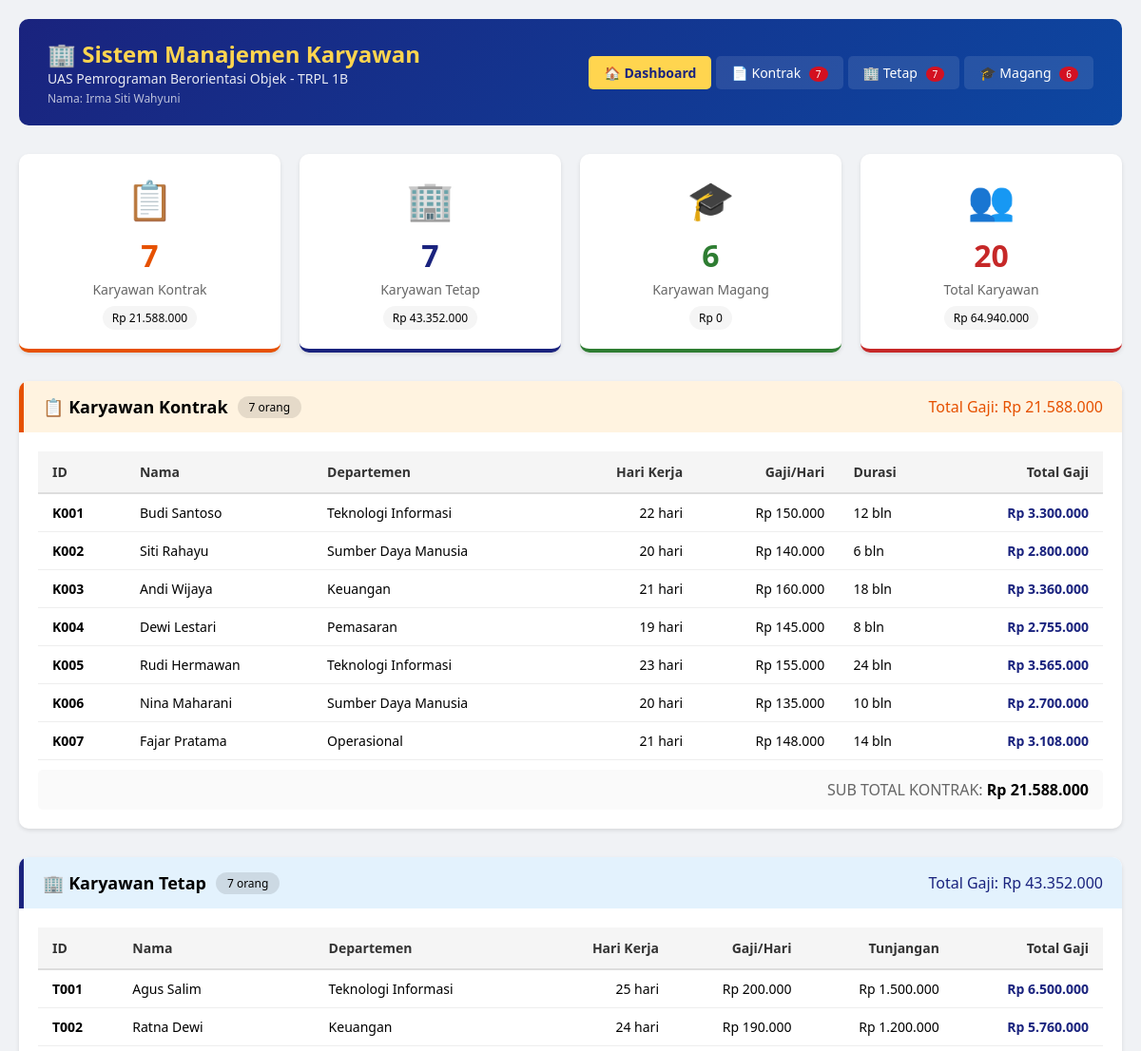
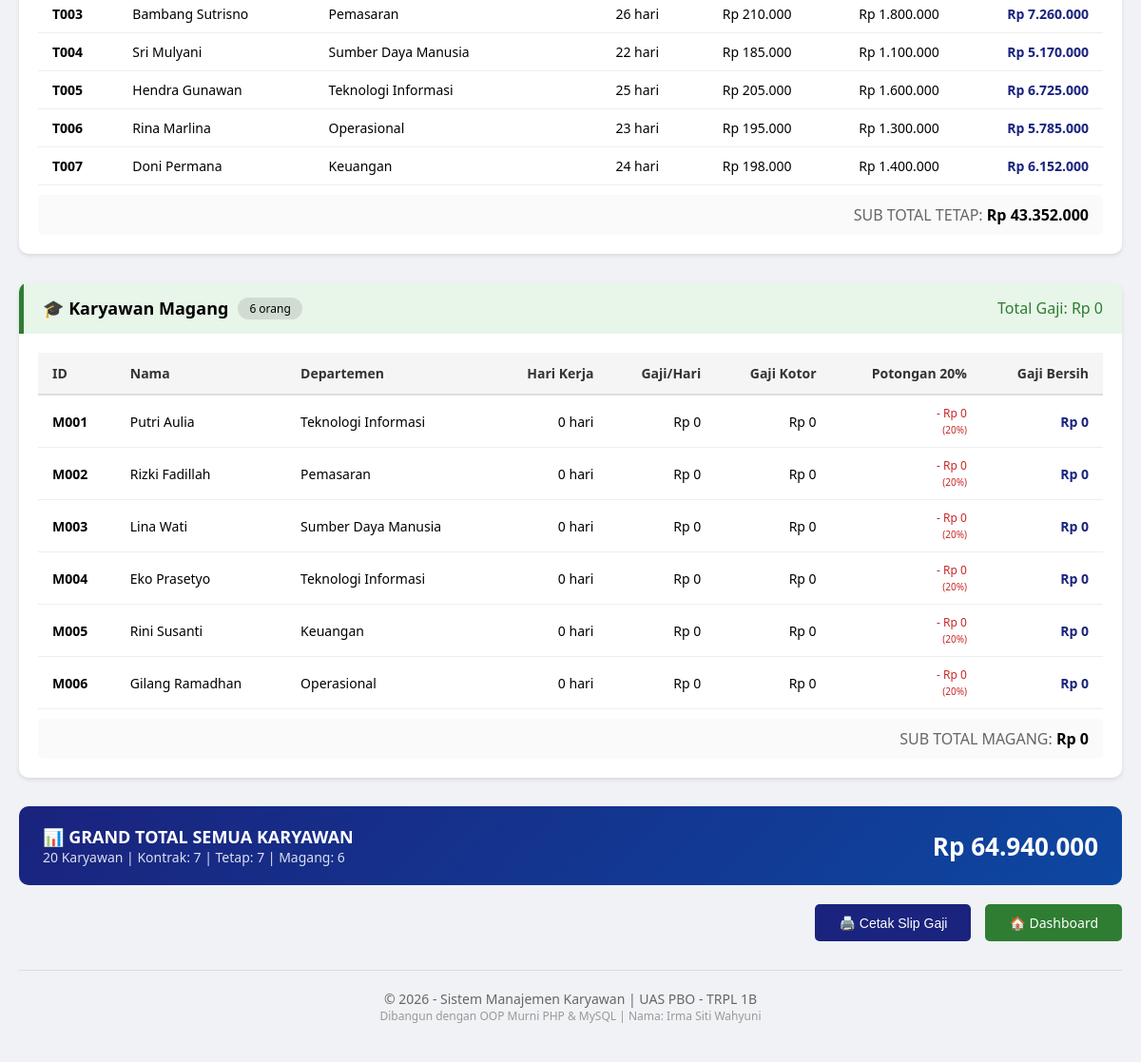
The page / on the database its author committed (2 pictures, top to bottom).
### tables this page shows
CREATE TABLE `tabel_karyawan` (
  `id_karyawan` varchar(20) NOT NULL,
  `nama_karyawan` varchar(100) NOT NULL,
  `departemen` varchar(50) NOT NULL,
  `hari_kerja_masuk` int NOT NULL,
  `gaji_dasar_per_hari` decimal(15,2) NOT NULL,
  `jenis_karyawan` enum('Kontrak','Tetap','Magang') NOT NULL,
  `durasi_kontrak_bulan` int DEFAULT NULL,
  `agensi_penyalur` varchar(100) DEFAULT NULL,
  `tunjangan_kesehatan` decimal(15,2) DEFAULT NULL,
  `opsi_saham_id` varchar(50) DEFAULT NULL,
  `uang_saku_bulanan` decimal(15,2) DEFAULT NULL,
  `sertifikat_kampus_merdeka` varchar(200) DEFAULT NULL
);

### index.php (the view, shortened to what the rows shown need)
<?php
require_once 'config/koneksi.php';
require_once 'models/Karyawan.php';
require_once 'models/KaryawanKontrak.php';
require_once 'models/KaryawanTetap.php';
require_once 'models/KaryawanMagang.php';
global $koneksi;
$sql = "SELECT * FROM tabel_karyawan ORDER BY jenis_karyawan, id_karyawan";
$result = $koneksi->query($sql);
$dataKontrak = [];
$dataTetap = [];
$dataMagang = [];
if ($result && $result->num_rows > 0) {
    while ($row = $result->fetch_assoc()) {
        $jenis = $row['jenis_karyawan'];
        switch ($jenis) {
            case 'Kontrak':
                $karyawan = new KaryawanKontrak(
                    $row['id_karyawan'],
                    $row['nama_karyawan'],
                    $row['departemen'],
                    $row['hari_kerja_masuk'],
                    $row['gaji_dasar_per_hari'],
                    $row['durasi_kontrak_bulan'],
                    $row['agensi_penyalur']
                );
                $dataKontrak[] = $karyawan;
                break;
            case 'Tetap':
                $karyawan = new KaryawanTetap(
                    $row['id_karyawan'],
                    $row['nama_karyawan'],
                    $row['departemen'],
                    $row['hari_kerja_masuk'],
                    $row['gaji_dasar_per_hari'],
                    $row['tunjangan_kesehatan'],
                    $row['opsi_saham_id']
                );
                $dataTetap[] = $karyawan;
                break;
            case 'Magang':
                $karyawan = new KaryawanMagang(
                    $row['id_karyawan'],
                    $row['nama_karyawan'],
                    $row['departemen'],
                    $row['hari_kerja_masuk'],
                    $row['gaji_dasar_per_hari'],
                    $row['uang_saku_bulanan'],
                    $row['sertifikat_kampus_merdeka']
                );
                $dataMagang[] = $karyawan;
                break;
        }
    }
}
$totalKontrak = count($dataKontrak);
$totalTetap = count($dataTetap);
$totalMagang = count($dataMagang);
$tab = isset($_GET['tab']) ? $_GET['tab'] : 'dashboard';
?>
<!DOCTYPE html>
<html lang="id">
<head>
</head>
<body>
    <div class="container">
        <div class="header">
            <div class="header-left">
                <h1>🏢 <span>Sistem Manajemen Karyawan</span></h1>
            </div>
        </div>
        <?php if ($tab == 'dashboard'): ?>
            <div class="kategori-section">
                <div class="kategori-header kontrak" onclick="window.location.href='?tab=kontrak'">
                    <h2>
                        📋 Karyawan Kontrak
                        <span class="badge"><?= $totalKontrak ?> orang</span>
                    </h2>
                </div>
                <div class="kategori-body">
                    <?php if (count($dataKontrak) > 0): ?>
                        <table>
                            <thead>
                                <tr>
                                    <th>ID</th>
                                    <th>Nama</th>
                                    <th>Departemen</th>
                                    <th class="text-right">Hari Kerja</th>
                                    <th class="text-right">Gaji/Hari</th>
                                    <th>Durasi</th>
                                    <th class="text-right">Total Gaji</th>
                                </tr>
                            </thead>
                            <tbody>
                                <?php foreach ($dataKontrak as $k): ?>
                                    <tr>
                                        <td><strong><?= $k->id_karyawan ?></strong></td>
                                        <td><?= $k->nama_karyawan ?></td>
                                        <td><?= $k->departemen ?></td>
                                        <td class="text-right"><?= $k->hariKerjaMasuk ?> hari</td>
                                        <td class="text-right">Rp <?= number_format($k->gajiDasarPerHari, 0, ',', '.') ?></td>
                                        <td><?= $k->durasiKontrakBulan ?> bln</td>
                                        <td class="text-right gaji-total">
                                            Rp <?= number_format($k->hitungGajiBersih(), 0, ',', '.') ?>
                                        </td>
                                    </tr>
                                <?php endforeach; ?>
                            </tbody>
                        </table>
                    <?php endif; ?>
                </div>
            </div>
            <div class="kategori-section">
                <div class="kategori-header tetap" onclick="window.location.href='?tab=tetap'">
                    <h2>
                        🏢 Karyawan Tetap
                        <span class="badge"><?= $totalTetap ?> orang</span>
                    </h2>
                </div>
                <div class="kategori-body">
                    <?php if (count($dataTetap) > 0): ?>
                        <table>
                            <thead>
                                <tr>
                                    <th>ID</th>
                                    <th>Nama</th>
                                    <th>Departemen</th>
                                    <th class="text-right">Hari Kerja</th>
                                    <th class="text-right">Gaji/Hari</th>
                                    <th class="text-right">Tunjangan</th>
                                    <th class="text-right">Total Gaji</th>
                                </tr>
                            </thead>
                            <tbody>
                                <?php foreach ($dataTetap as $k): ?>
                                    <tr>
                                        <td><strong><?= $k->id_karyawan ?></strong></td>
                                        <td><?= $k->nama_karyawan ?></td>
                                        <td><?= $k->departemen ?></td>
                                        <td class="text-right"><?= $k->hariKerjaMasuk ?> hari</td>
                                        <td class="text-right">Rp <?= number_format($k->gajiDasarPerHari, 0, ',', '.') ?></td>
                                        <td class="text-right">Rp <?= number_format($k->tunjanganKesehatan, 0, ',', '.') ?></td>
                                        <td class="text-right gaji-total">
                                            Rp <?= number_format($k->hitungGajiBersih(), 0, ',', '.') ?>
                                        </td>
                                    </tr>
                                <?php endforeach; ?>
                            </tbody>
                        </table>
                    <?php endif; ?>
                </div>
            </div>
            <div class="kategori-section">
                <div class="kategori-header magang" onclick="window.location.href='?tab=magang'">
                    <h2>
                        🎓 Karyawan Magang
                        <span class="badge"><?= $totalMagang ?> orang</span>
                    </h2>
                </div>
                <div class="kategori-body">
                    <?php if (count($dataMagang) > 0): ?>
                        <table>
                            <thead>
                                <tr>
                                    <th>ID</th>
                                    <th>Nama</th>
                                    <th>Departemen</th>
                                    <th class="text-right">Hari Kerja</th>
                                    <th class="text-right">Gaji/Hari</th>
                                    <th class="text-right">Gaji Kotor</th>
                                    <th class="text-right">Potongan 20%</th>
                                    <th class="text-right">Gaji Bersih</th>
                                </tr>
                            </thead>
                            <tbody>
                                <?php foreach ($dataMagang as $k):
                                    $gajiKotor = $k->hariKerjaMasuk * $k->gajiDasarPerHari;
                                    $potongan = $gajiKotor * 0.20;
                                ?>
                                    <tr>
                                        <td><strong><?= $k->id_karyawan ?></strong></td>
                                        <td><?= $k->nama_karyawan ?></td>
                                        <td><?= $k->departemen ?></td>
                                        <td class="text-right"><?= $k->hariKerjaMasuk ?> hari</td>
                                        <td class="text-right">Rp <?= number_format($k->gajiDasarPerHari, 0, ',', '.') ?></td>
                                        <td class="text-right">Rp <?= number_format($gajiKotor, 0, ',', '.') ?></td>
                                        <td class="text-right gaji-potongan">
                                            - Rp <?= number_format($potongan, 0, ',', '.') ?>
                                            <br><small>(20%)</small>
                                        </td>
                                        <td class="text-right gaji-total">
                                            Rp <?= number_format($k->hitungGajiBersih(), 0, ',', '.') ?>
                                        </td>
                                    </tr>
                                <?php endforeach; ?>
                            </tbody>
                        </table>
                    <?php endif; ?>
                </div>
            </div>
        <?php endif; ?>
    </div>
</body>
</html>

### rows shown on the page
tabel_karyawan: id_karyawan "K001", nama_karyawan "Budi Santoso", departemen "Teknologi Informasi", hari_kerja_masuk "22", gaji_dasar_per_hari "150.000", durasi_kontrak_bulan "12", $k->hitungGajiBersih() "3.300.000"
tabel_karyawan: id_karyawan "K002", nama_karyawan "Siti Rahayu", departemen "Sumber Daya Manusia", hari_kerja_masuk "20", gaji_dasar_per_hari "140.000", durasi_kontrak_bulan "6", $k->hitungGajiBersih() "2.800.000"
tabel_karyawan: id_karyawan "K003", nama_karyawan "Andi Wijaya", departemen "Keuangan", hari_kerja_masuk "21", gaji_dasar_per_hari "160.000", durasi_kontrak_bulan "18", $k->hitungGajiBersih() "3.360.000"
tabel_karyawan: id_karyawan "K004", nama_karyawan "Dewi Lestari", departemen "Pemasaran", hari_kerja_masuk "19", gaji_dasar_per_hari "145.000", durasi_kontrak_bulan "8", $k->hitungGajiBersih() "2.755.000"
tabel_karyawan: id_karyawan "K005", nama_karyawan "Rudi Hermawan", departemen "Teknologi Informasi", hari_kerja_masuk "23", gaji_dasar_per_hari "155.000", durasi_kontrak_bulan "24", $k->hitungGajiBersih() "3.565.000"
tabel_karyawan: id_karyawan "K006", nama_karyawan "Nina Maharani", departemen "Sumber Daya Manusia", hari_kerja_masuk "20", gaji_dasar_per_hari "135.000", durasi_kontrak_bulan "10", $k->hitungGajiBersih() "2.700.000"
tabel_karyawan: id_karyawan "K007", nama_karyawan "Fajar Pratama", departemen "Operasional", hari_kerja_masuk "21", gaji_dasar_per_hari "148.000", durasi_kontrak_bulan "14", $k->hitungGajiBersih() "3.108.000"
tabel_karyawan: id_karyawan "T001", nama_karyawan "Agus Salim", departemen "Teknologi Informasi", hari_kerja_masuk "25", gaji_dasar_per_hari "200.000", tunjangan_kesehatan "1.500.000", $k->hitungGajiBersih() "6.500.000"
tabel_karyawan: id_karyawan "T002", nama_karyawan "Ratna Dewi", departemen "Keuangan", hari_kerja_masuk "24", gaji_dasar_per_hari "190.000", tunjangan_kesehatan "1.200.000", $k->hitungGajiBersih() "5.760.000"
tabel_karyawan: id_karyawan "T003", nama_karyawan "Bambang Sutrisno", departemen "Pemasaran", hari_kerja_masuk "26", gaji_dasar_per_hari "210.000", tunjangan_kesehatan "1.800.000", $k->hitungGajiBersih() "7.260.000"
tabel_karyawan: id_karyawan "T004", nama_karyawan "Sri Mulyani", departemen "Sumber Daya Manusia", hari_kerja_masuk "22", gaji_dasar_per_hari "185.000", tunjangan_kesehatan "1.100.000", $k->hitungGajiBersih() "5.170.000"
tabel_karyawan: id_karyawan "T005", nama_karyawan "Hendra Gunawan", departemen "Teknologi Informasi", hari_kerja_masuk "25", gaji_dasar_per_hari "205.000", tunjangan_kesehatan "1.600.000", $k->hitungGajiBersih() "6.725.000"
tabel_karyawan: id_karyawan "T006", nama_karyawan "Rina Marlina", departemen "Operasional", hari_kerja_masuk "23", gaji_dasar_per_hari "195.000", tunjangan_kesehatan "1.300.000", $k->hitungGajiBersih() "5.785.000"
tabel_karyawan: id_karyawan "T007", nama_karyawan "Doni Permana", departemen "Keuangan", hari_kerja_masuk "24", gaji_dasar_per_hari "198.000", tunjangan_kesehatan "1.400.000", $k->hitungGajiBersih() "6.152.000"
tabel_karyawan: id_karyawan "M001", nama_karyawan "Putri Aulia", departemen "Teknologi Informasi", hari_kerja_masuk "0", gaji_dasar_per_hari "0"
tabel_karyawan: id_karyawan "M002", nama_karyawan "Rizki Fadillah", departemen "Pemasaran", hari_kerja_masuk "0", gaji_dasar_per_hari "0"
tabel_karyawan: id_karyawan "M003", nama_karyawan "Lina Wati", departemen "Sumber Daya Manusia", hari_kerja_masuk "0", gaji_dasar_per_hari "0"
tabel_karyawan: id_karyawan "M004", nama_karyawan "Eko Prasetyo", departemen "Teknologi Informasi", hari_kerja_masuk "0", gaji_dasar_per_hari "0"
tabel_karyawan: id_karyawan "M005", nama_karyawan "Rini Susanti", departemen "Keuangan", hari_kerja_masuk "0", gaji_dasar_per_hari "0"
tabel_karyawan: id_karyawan "M006", nama_karyawan "Gilang Ramadhan", departemen "Operasional", hari_kerja_masuk "0", gaji_dasar_per_hari "0"

### other values the page prints
$totalKontrak "7"
$totalTetap "7"
$totalMagang "6"
$totalGajiKontrak "21.588.000"
$totalGajiTetap "43.352.000"
$totalGajiMagang "0"
$totalSemua "20"
$totalGajiSemua "64.940.000"
